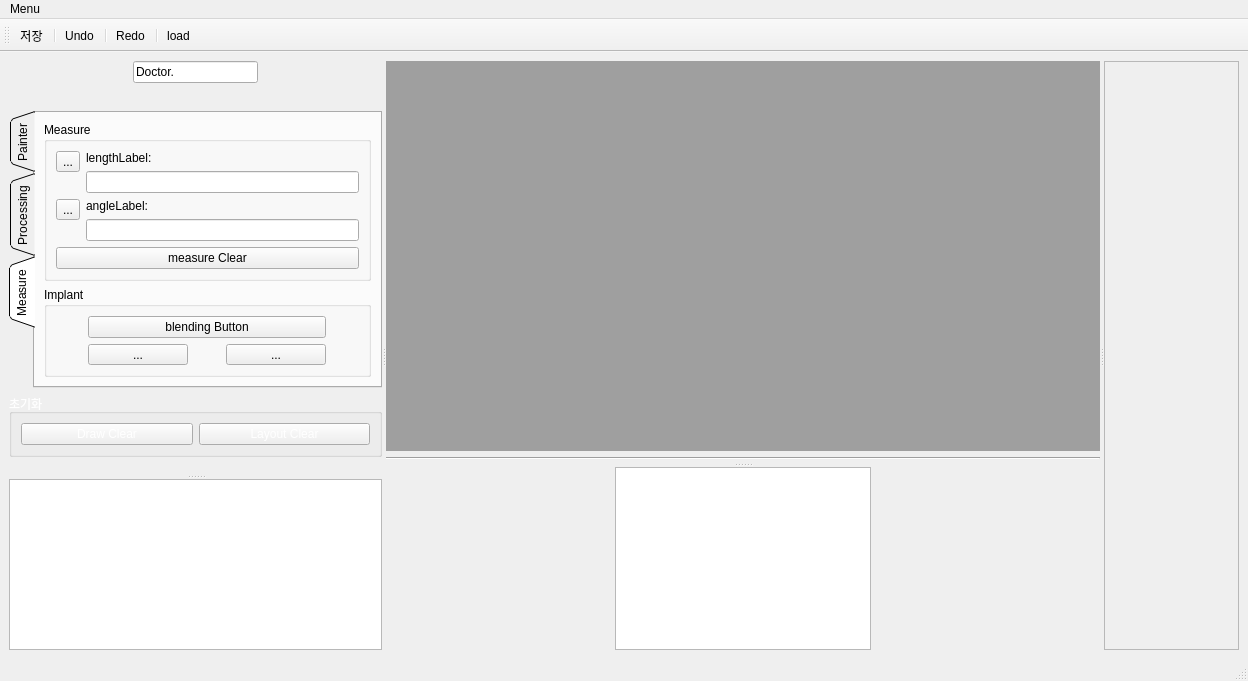
<?xml version="1.0" encoding="UTF-8"?>
<ui version="4.0">
 <class>MainWindow</class>
 <widget class="QMainWindow" name="MainWindow">
  <property name="geometry">
   <rect>
    <x>0</x>
    <y>0</y>
    <width>1248</width>
    <height>681</height>
   </rect>
  </property>
  <property name="windowTitle">
   <string>MainWindow</string>
  </property>
  <property name="styleSheet">
   <string notr="true">QMainWindow {background-color: rgb(32, 56, 100)};

</string>
  </property>
  <widget class="QWidget" name="centralwidget">
   <layout class="QVBoxLayout" name="verticalLayout_2">
    <item>
     <widget class="QSplitter" name="splitter4">
      <property name="orientation">
       <enum>Qt::Horizontal</enum>
      </property>
      <widget class="QSplitter" name="splitter3">
       <property name="orientation">
        <enum>Qt::Horizontal</enum>
       </property>
       <widget class="QSplitter" name="splitter">
        <property name="orientation">
         <enum>Qt::Vertical</enum>
        </property>
        <widget class="QWidget" name="layoutWidget">
         <layout class="QVBoxLayout" name="verticalLayout_8">
          <item>
           <layout class="QVBoxLayout" name="verticalLayout_5">
            <item>
             <layout class="QHBoxLayout" name="horizontalLayout_13">
              <item>
               <spacer name="horizontalSpacer_8">
                <property name="orientation">
                 <enum>Qt::Horizontal</enum>
                </property>
                <property name="sizeHint" stdset="0">
                 <size>
                  <width>40</width>
                  <height>20</height>
                 </size>
                </property>
               </spacer>
              </item>
              <item>
               <widget class="QLineEdit" name="doctorNameLineEdit">
                <property name="text">
                 <string>Doctor.</string>
                </property>
                <property name="readOnly">
                 <bool>true</bool>
                </property>
               </widget>
              </item>
              <item>
               <spacer name="horizontalSpacer_7">
                <property name="orientation">
                 <enum>Qt::Horizontal</enum>
                </property>
                <property name="sizeHint" stdset="0">
                 <size>
                  <width>40</width>
                  <height>20</height>
                 </size>
                </property>
               </spacer>
              </item>
             </layout>
            </item>
            <item>
             <spacer name="verticalSpacer_3">
              <property name="orientation">
               <enum>Qt::Vertical</enum>
              </property>
              <property name="sizeHint" stdset="0">
               <size>
                <width>20</width>
                <height>40</height>
               </size>
              </property>
             </spacer>
            </item>
           </layout>
          </item>
          <item>
           <widget class="QTabWidget" name="tabWidget">
            <property name="tabPosition">
             <enum>QTabWidget::West</enum>
            </property>
            <property name="tabShape">
             <enum>QTabWidget::Triangular</enum>
            </property>
            <property name="currentIndex">
             <number>2</number>
            </property>
            <widget class="QWidget" name="painterTab">
             <attribute name="title">
              <string>Painter</string>
             </attribute>
             <layout class="QVBoxLayout" name="verticalLayout">
              <item>
               <widget class="QGroupBox" name="brushGroupBox">
                <property name="styleSheet">
                 <string notr="true">QGroupBox {color: rgb(255, 255, 255)};</string>
                </property>
                <property name="title">
                 <string>Brush</string>
                </property>
                <layout class="QHBoxLayout" name="horizontalLayout_6">
                 <item>
                  <widget class="QToolButton" name="brushToolButton">
                   <property name="styleSheet">
                    <string notr="true">QToolButton {color: rgb(255, 255, 255)};
</string>
                   </property>
                   <property name="text">
                    <string>Brush</string>
                   </property>
                   <property name="icon">
                    <iconset resource="Image.qrc">
                     <normaloff>:/icon/Image/draw2.png</normaloff>:/icon/Image/draw2.png</iconset>
                   </property>
                  </widget>
                 </item>
                 <item>
                  <widget class="QSpinBox" name="spinBox"/>
                 </item>
                </layout>
               </widget>
              </item>
              <item>
               <widget class="QGroupBox" name="figureGroupBox">
                <property name="styleSheet">
                 <string notr="true">QGroupBox {color: rgb(255, 255, 255)};</string>
                </property>
                <property name="title">
                 <string>Figure</string>
                </property>
                <layout class="QHBoxLayout" name="horizontalLayout_3">
                 <item>
                  <widget class="QToolButton" name="circleToolButton">
                   <property name="minimumSize">
                    <size>
                     <width>0</width>
                     <height>0</height>
                    </size>
                   </property>
                   <property name="text">
                    <string>...</string>
                   </property>
                   <property name="icon">
                    <iconset resource="Image.qrc">
                     <normaloff>:/icon/Image/circle2.png</normaloff>:/icon/Image/circle2.png</iconset>
                   </property>
                   <property name="iconSize">
                    <size>
                     <width>30</width>
                     <height>30</height>
                    </size>
                   </property>
                  </widget>
                 </item>
                 <item>
                  <widget class="QToolButton" name="triangleToolButton">
                   <property name="minimumSize">
                    <size>
                     <width>0</width>
                     <height>0</height>
                    </size>
                   </property>
                   <property name="text">
                    <string>...</string>
                   </property>
                   <property name="icon">
                    <iconset resource="Image.qrc">
                     <normaloff>:/icon/Image/triangle2.png</normaloff>:/icon/Image/triangle2.png</iconset>
                   </property>
                   <property name="iconSize">
                    <size>
                     <width>30</width>
                     <height>30</height>
                    </size>
                   </property>
                  </widget>
                 </item>
                 <item>
                  <widget class="QToolButton" name="rectangleToolButton">
                   <property name="minimumSize">
                    <size>
                     <width>0</width>
                     <height>0</height>
                    </size>
                   </property>
                   <property name="text">
                    <string>...</string>
                   </property>
                   <property name="icon">
                    <iconset resource="Image.qrc">
                     <normaloff>:/icon/Image/rectangle2.png</normaloff>:/icon/Image/rectangle2.png</iconset>
                   </property>
                   <property name="iconSize">
                    <size>
                     <width>30</width>
                     <height>30</height>
                    </size>
                   </property>
                  </widget>
                 </item>
                 <item>
                  <widget class="QToolButton" name="arrowToolButton">
                   <property name="minimumSize">
                    <size>
                     <width>0</width>
                     <height>0</height>
                    </size>
                   </property>
                   <property name="text">
                    <string>...</string>
                   </property>
                   <property name="icon">
                    <iconset resource="Image.qrc">
                     <normaloff>:/icon/Image/arrow3.png</normaloff>:/icon/Image/arrow3.png</iconset>
                   </property>
                   <property name="iconSize">
                    <size>
                     <width>30</width>
                     <height>30</height>
                    </size>
                   </property>
                  </widget>
                 </item>
                </layout>
               </widget>
              </item>
              <item>
               <widget class="QGroupBox" name="colorGroupBox">
                <property name="styleSheet">
                 <string notr="true">QGroupBox {color: rgb(255, 255, 255)};</string>
                </property>
                <property name="title">
                 <string>Color</string>
                </property>
                <layout class="QHBoxLayout" name="horizontalLayout_4">
                 <item>
                  <widget class="QToolButton" name="colorToolButton">
                   <property name="layoutDirection">
                    <enum>Qt::LeftToRight</enum>
                   </property>
                   <property name="text">
                    <string>Color</string>
                   </property>
                   <property name="icon">
                    <iconset resource="Image.qrc">
                     <normaloff>:/icon/Image/color.png</normaloff>:/icon/Image/color.png</iconset>
                   </property>
                   <property name="iconSize">
                    <size>
                     <width>150</width>
                     <height>15</height>
                    </size>
                   </property>
                  </widget>
                 </item>
                </layout>
               </widget>
              </item>
             </layout>
            </widget>
            <widget class="QWidget" name="processingTab">
             <attribute name="title">
              <string>Processing</string>
             </attribute>
             <layout class="QVBoxLayout" name="verticalLayout_4">
              <item>
               <widget class="QGroupBox" name="imageGroupBox">
                <property name="styleSheet">
                 <string notr="true">QGroupBox {color: rgb(255, 255, 255)};</string>
                </property>
                <property name="title">
                 <string>Image</string>
                </property>
                <layout class="QVBoxLayout" name="verticalLayout_3">
                 <item>
                  <layout class="QHBoxLayout" name="horizontalLayout_7">
                   <item>
                    <widget class="QToolButton" name="brightToolButton">
                     <property name="text">
                      <string>...</string>
                     </property>
                     <property name="icon">
                      <iconset resource="Image.qrc">
                       <normaloff>:/icon/Image/bright.png</normaloff>:/icon/Image/bright.png</iconset>
                     </property>
                     <property name="iconSize">
                      <size>
                       <width>30</width>
                       <height>30</height>
                      </size>
                     </property>
                    </widget>
                   </item>
                   <item>
                    <widget class="QToolButton" name="brightnessToolButton">
                     <property name="text">
                      <string>...</string>
                     </property>
                     <property name="icon">
                      <iconset resource="Image.qrc">
                       <normaloff>:/icon/Image/brightness.png</normaloff>:/icon/Image/brightness.png</iconset>
                     </property>
                     <property name="iconSize">
                      <size>
                       <width>30</width>
                       <height>30</height>
                      </size>
                     </property>
                    </widget>
                   </item>
                   <item>
                    <widget class="QToolButton" name="sharpenToolButton">
                     <property name="text">
                      <string>...</string>
                     </property>
                     <property name="icon">
                      <iconset resource="Image.qrc">
                       <normaloff>:/icon/Image/sharpen.png</normaloff>:/icon/Image/sharpen.png</iconset>
                     </property>
                     <property name="iconSize">
                      <size>
                       <width>30</width>
                       <height>30</height>
                      </size>
                     </property>
                    </widget>
                   </item>
                  </layout>
                 </item>
                 <item>
                  <layout class="QHBoxLayout" name="horizontalLayout_9">
                   <item>
                    <widget class="QToolButton" name="contrastToolButton">
                     <property name="text">
                      <string>...</string>
                     </property>
                     <property name="icon">
                      <iconset resource="Image.qrc">
                       <normaloff>:/icon/Image/Contrast.png</normaloff>:/icon/Image/Contrast.png</iconset>
                     </property>
                     <property name="iconSize">
                      <size>
                       <width>30</width>
                       <height>30</height>
                      </size>
                     </property>
                    </widget>
                   </item>
                   <item>
                    <widget class="QToolButton" name="verticalFlipToolButton">
                     <property name="text">
                      <string>...</string>
                     </property>
                     <property name="icon">
                      <iconset resource="Image.qrc">
                       <normaloff>:/icon/Image/vertical flip.png</normaloff>:/icon/Image/vertical flip.png</iconset>
                     </property>
                     <property name="iconSize">
                      <size>
                       <width>30</width>
                       <height>30</height>
                      </size>
                     </property>
                    </widget>
                   </item>
                   <item>
                    <widget class="QToolButton" name="horizontalFlipToolButton">
                     <property name="text">
                      <string>...</string>
                     </property>
                     <property name="icon">
                      <iconset resource="Image.qrc">
                       <normaloff>:/icon/Image/horizontal flip.png</normaloff>:/icon/Image/horizontal flip.png</iconset>
                     </property>
                     <property name="iconSize">
                      <size>
                       <width>30</width>
                       <height>30</height>
                      </size>
                     </property>
                    </widget>
                   </item>
                  </layout>
                 </item>
                 <item>
                  <layout class="QHBoxLayout" name="horizontalLayout_10">
                   <item>
                    <widget class="QToolButton" name="zoomInToolButton">
                     <property name="text">
                      <string>...</string>
                     </property>
                     <property name="icon">
                      <iconset resource="Image.qrc">
                       <normaloff>:/icon/Image/zoom.png</normaloff>:/icon/Image/zoom.png</iconset>
                     </property>
                     <property name="iconSize">
                      <size>
                       <width>30</width>
                       <height>30</height>
                      </size>
                     </property>
                    </widget>
                   </item>
                   <item>
                    <widget class="QToolButton" name="zoomOutToolButton">
                     <property name="text">
                      <string>...</string>
                     </property>
                     <property name="icon">
                      <iconset resource="Image.qrc">
                       <normaloff>:/icon/Image/zoomOut.png</normaloff>:/icon/Image/zoomOut.png</iconset>
                     </property>
                     <property name="iconSize">
                      <size>
                       <width>30</width>
                       <height>30</height>
                      </size>
                     </property>
                    </widget>
                   </item>
                   <item>
                    <widget class="QToolButton" name="panningToolButton">
                     <property name="text">
                      <string>...</string>
                     </property>
                     <property name="icon">
                      <iconset resource="Image.qrc">
                       <normaloff>:/icon/Image/panning.png</normaloff>:/icon/Image/panning.png</iconset>
                     </property>
                     <property name="iconSize">
                      <size>
                       <width>30</width>
                       <height>30</height>
                      </size>
                     </property>
                    </widget>
                   </item>
                  </layout>
                 </item>
                 <item>
                  <layout class="QHBoxLayout" name="horizontalLayout_12">
                   <item>
                    <widget class="QToolButton" name="leftRotateToolButton">
                     <property name="text">
                      <string>...</string>
                     </property>
                     <property name="icon">
                      <iconset resource="Image.qrc">
                       <normaloff>:/icon/Image/rotate_L.png</normaloff>:/icon/Image/rotate_L.png</iconset>
                     </property>
                     <property name="iconSize">
                      <size>
                       <width>30</width>
                       <height>30</height>
                      </size>
                     </property>
                    </widget>
                   </item>
                   <item>
                    <widget class="QToolButton" name="rightRotateToolButton">
                     <property name="text">
                      <string>...</string>
                     </property>
                     <property name="icon">
                      <iconset resource="Image.qrc">
                       <normaloff>:/icon/Image/rotate_R.png</normaloff>:/icon/Image/rotate_R.png</iconset>
                     </property>
                     <property name="iconSize">
                      <size>
                       <width>30</width>
                       <height>30</height>
                      </size>
                     </property>
                    </widget>
                   </item>
                   <item>
                    <widget class="QPushButton" name="imageSizeClearPushButton">
                     <property name="styleSheet">
                      <string notr="true">QPushButton {background-color: rgb(217, 217, 217)};</string>
                     </property>
                     <property name="text">
                      <string>Source
Size</string>
                     </property>
                    </widget>
                   </item>
                  </layout>
                 </item>
                </layout>
               </widget>
              </item>
             </layout>
            </widget>
            <widget class="QWidget" name="measueTab">
             <attribute name="title">
              <string>Measure</string>
             </attribute>
             <layout class="QVBoxLayout" name="verticalLayout_6">
              <item>
               <widget class="QGroupBox" name="measureGroupBox">
                <property name="styleSheet">
                 <string notr="true">QGroupBox {color: rgb(255, 255, 255)};</string>
                </property>
                <property name="title">
                 <string>Measure</string>
                </property>
                <layout class="QVBoxLayout" name="verticalLayout_13">
                 <item>
                  <layout class="QVBoxLayout" name="verticalLayout_12">
                   <item>
                    <layout class="QFormLayout" name="formLayout">
                     <item row="0" column="0">
                      <widget class="QToolButton" name="rulerToolButton">
                       <property name="minimumSize">
                        <size>
                         <width>0</width>
                         <height>0</height>
                        </size>
                       </property>
                       <property name="text">
                        <string>...</string>
                       </property>
                       <property name="icon">
                        <iconset resource="Image.qrc">
                         <normaloff>:/icon/Image/ruler.png</normaloff>:/icon/Image/ruler.png</iconset>
                       </property>
                       <property name="iconSize">
                        <size>
                         <width>30</width>
                         <height>30</height>
                        </size>
                       </property>
                      </widget>
                     </item>
                     <item row="0" column="1">
                      <layout class="QVBoxLayout" name="verticalLayout_9">
                       <item>
                        <widget class="QLabel" name="lengthLabel">
                         <property name="text">
                          <string>lengthLabel:</string>
                         </property>
                        </widget>
                       </item>
                       <item>
                        <widget class="QLineEdit" name="lengthLineEdit"/>
                       </item>
                      </layout>
                     </item>
                    </layout>
                   </item>
                   <item>
                    <layout class="QFormLayout" name="formLayout_2">
                     <item row="0" column="0">
                      <widget class="QToolButton" name="protractorToolButton">
                       <property name="minimumSize">
                        <size>
                         <width>0</width>
                         <height>0</height>
                        </size>
                       </property>
                       <property name="text">
                        <string>...</string>
                       </property>
                       <property name="icon">
                        <iconset resource="Image.qrc">
                         <normaloff>:/icon/Image/progtractor.png</normaloff>:/icon/Image/progtractor.png</iconset>
                       </property>
                       <property name="iconSize">
                        <size>
                         <width>30</width>
                         <height>30</height>
                        </size>
                       </property>
                      </widget>
                     </item>
                     <item row="0" column="1">
                      <layout class="QVBoxLayout" name="verticalLayout_10">
                       <item>
                        <widget class="QLabel" name="angleLabel">
                         <property name="text">
                          <string>angleLabel:</string>
                         </property>
                        </widget>
                       </item>
                       <item>
                        <widget class="QLineEdit" name="angleLineEdit"/>
                       </item>
                      </layout>
                     </item>
                    </layout>
                   </item>
                   <item>
                    <widget class="QPushButton" name="measureClear">
                     <property name="text">
                      <string>measure Clear</string>
                     </property>
                    </widget>
                   </item>
                  </layout>
                 </item>
                </layout>
               </widget>
              </item>
              <item>
               <widget class="QGroupBox" name="implantGroupBox">
                <property name="styleSheet">
                 <string notr="true">QGroupBox {color: rgb(255, 255, 255)};</string>
                </property>
                <property name="title">
                 <string>Implant</string>
                </property>
                <layout class="QGridLayout" name="gridLayout">
                 <item row="0" column="0" colspan="2">
                  <widget class="QPushButton" name="blendingButton">
                   <property name="text">
                    <string>blending Button</string>
                   </property>
                  </widget>
                 </item>
                 <item row="1" column="0">
                  <widget class="QToolButton" name="implantToolButton">
                   <property name="minimumSize">
                    <size>
                     <width>100</width>
                     <height>0</height>
                    </size>
                   </property>
                   <property name="sizeIncrement">
                    <size>
                     <width>0</width>
                     <height>0</height>
                    </size>
                   </property>
                   <property name="text">
                    <string>...</string>
                   </property>
                   <property name="icon">
                    <iconset resource="Image.qrc">
                     <normaloff>:/icon/Image/implant.png</normaloff>:/icon/Image/implant.png</iconset>
                   </property>
                   <property name="iconSize">
                    <size>
                     <width>30</width>
                     <height>30</height>
                    </size>
                   </property>
                  </widget>
                 </item>
                 <item row="1" column="1">
                  <widget class="QToolButton" name="implantToolButton_2">
                   <property name="minimumSize">
                    <size>
                     <width>100</width>
                     <height>0</height>
                    </size>
                   </property>
                   <property name="sizeIncrement">
                    <size>
                     <width>0</width>
                     <height>0</height>
                    </size>
                   </property>
                   <property name="text">
                    <string>...</string>
                   </property>
                   <property name="icon">
                    <iconset resource="Image.qrc">
                     <normaloff>:/icon/Image/implant.png</normaloff>:/icon/Image/implant.png</iconset>
                   </property>
                   <property name="iconSize">
                    <size>
                     <width>30</width>
                     <height>30</height>
                    </size>
                   </property>
                  </widget>
                 </item>
                </layout>
               </widget>
              </item>
             </layout>
            </widget>
           </widget>
          </item>
          <item>
           <layout class="QVBoxLayout" name="verticalLayout_7">
            <item>
             <spacer name="verticalSpacer_4">
              <property name="orientation">
               <enum>Qt::Vertical</enum>
              </property>
              <property name="sizeHint" stdset="0">
               <size>
                <width>20</width>
                <height>15</height>
               </size>
              </property>
             </spacer>
            </item>
            <item>
             <widget class="QGroupBox" name="initializationGroupBox">
              <property name="palette">
               <palette>
                <active>
                 <colorrole role="WindowText">
                  <brush brushstyle="SolidPattern">
                   <color alpha="255">
                    <red>255</red>
                    <green>255</green>
                    <blue>255</blue>
                   </color>
                  </brush>
                 </colorrole>
                 <colorrole role="Text">
                  <brush brushstyle="SolidPattern">
                   <color alpha="255">
                    <red>255</red>
                    <green>255</green>
                    <blue>255</blue>
                   </color>
                  </brush>
                 </colorrole>
                 <colorrole role="ButtonText">
                  <brush brushstyle="SolidPattern">
                   <color alpha="255">
                    <red>255</red>
                    <green>255</green>
                    <blue>255</blue>
                   </color>
                  </brush>
                 </colorrole>
                 <colorrole role="PlaceholderText">
                  <brush brushstyle="SolidPattern">
                   <color alpha="255">
                    <red>255</red>
                    <green>255</green>
                    <blue>255</blue>
                   </color>
                  </brush>
                 </colorrole>
                </active>
                <inactive>
                 <colorrole role="WindowText">
                  <brush brushstyle="SolidPattern">
                   <color alpha="255">
                    <red>255</red>
                    <green>255</green>
                    <blue>255</blue>
                   </color>
                  </brush>
                 </colorrole>
                 <colorrole role="Text">
                  <brush brushstyle="SolidPattern">
                   <color alpha="255">
                    <red>255</red>
                    <green>255</green>
                    <blue>255</blue>
                   </color>
                  </brush>
                 </colorrole>
                 <colorrole role="ButtonText">
                  <brush brushstyle="SolidPattern">
                   <color alpha="255">
                    <red>255</red>
                    <green>255</green>
                    <blue>255</blue>
                   </color>
                  </brush>
                 </colorrole>
                 <colorrole role="PlaceholderText">
                  <brush brushstyle="SolidPattern">
                   <color alpha="255">
                    <red>255</red>
                    <green>255</green>
                    <blue>255</blue>
                   </color>
                  </brush>
                 </colorrole>
                </inactive>
                <disabled>
                 <colorrole role="WindowText">
                  <brush brushstyle="SolidPattern">
                   <color alpha="255">
                    <red>255</red>
                    <green>255</green>
                    <blue>255</blue>
                   </color>
                  </brush>
                 </colorrole>
                 <colorrole role="Text">
                  <brush brushstyle="SolidPattern">
                   <color alpha="255">
                    <red>255</red>
                    <green>255</green>
                    <blue>255</blue>
                   </color>
                  </brush>
                 </colorrole>
                 <colorrole role="ButtonText">
                  <brush brushstyle="SolidPattern">
                   <color alpha="255">
                    <red>255</red>
                    <green>255</green>
                    <blue>255</blue>
                   </color>
                  </brush>
                 </colorrole>
                 <colorrole role="PlaceholderText">
                  <brush brushstyle="SolidPattern">
                   <color alpha="255">
                    <red>255</red>
                    <green>255</green>
                    <blue>255</blue>
                   </color>
                  </brush>
                 </colorrole>
                </disabled>
               </palette>
              </property>
              <property name="autoFillBackground">
               <bool>false</bool>
              </property>
              <property name="styleSheet">
               <string notr="true">QGroupBox {color: rgb(255, 255, 255)};


</string>
              </property>
              <property name="title">
               <string>초기화</string>
              </property>
              <property name="checkable">
               <bool>false</bool>
              </property>
              <layout class="QHBoxLayout" name="horizontalLayout_8">
               <item>
                <widget class="QPushButton" name="drawClearPushButton">
                 <property name="styleSheet">
                  <string notr="true">QPushButton {background-color: rgb(217, 217, 217)};</string>
                 </property>
                 <property name="text">
                  <string>Draw Clear</string>
                 </property>
                </widget>
               </item>
               <item>
                <widget class="QPushButton" name="layoutClearPushButton">
                 <property name="styleSheet">
                  <string notr="true">QPushButton {background-color: rgb(217, 217, 217)};
</string>
                 </property>
                 <property name="text">
                  <string>Layout Clear</string>
                 </property>
                </widget>
               </item>
              </layout>
             </widget>
            </item>
           </layout>
          </item>
          <item>
           <spacer name="verticalSpacer_2">
            <property name="orientation">
             <enum>Qt::Vertical</enum>
            </property>
            <property name="sizeHint" stdset="0">
             <size>
              <width>256</width>
              <height>36</height>
             </size>
            </property>
           </spacer>
          </item>
         </layout>
        </widget>
        <widget class="QTableView" name="patientTableView">
         <property name="editTriggers">
          <set>QAbstractItemView::NoEditTriggers</set>
         </property>
         <property name="alternatingRowColors">
          <bool>true</bool>
         </property>
         <property name="selectionBehavior">
          <enum>QAbstractItemView::SelectRows</enum>
         </property>
         <attribute name="verticalHeaderDefaultSectionSize">
          <number>30</number>
         </attribute>
        </widget>
       </widget>
       <widget class="QSplitter" name="splitter2">
        <property name="orientation">
         <enum>Qt::Vertical</enum>
        </property>
        <widget class="QWidget" name="layoutWidget">
         <layout class="QVBoxLayout" name="verticalLayout_11">
          <item>
           <widget class="QMdiArea" name="mdiArea">
            <property name="styleSheet">
             <string notr="true">QMdiArea {background-color: rgb(32, 56, 100)};
</string>
            </property>
            <property name="viewMode">
             <enum>QMdiArea::TabbedView</enum>
            </property>
           </widget>
          </item>
          <item>
           <widget class="Line" name="line">
            <property name="orientation">
             <enum>Qt::Horizontal</enum>
            </property>
           </widget>
          </item>
          <item>
           <spacer name="verticalSpacer">
            <property name="orientation">
             <enum>Qt::Vertical</enum>
            </property>
            <property name="sizeHint" stdset="0">
             <size>
              <width>522</width>
              <height>13</height>
             </size>
            </property>
           </spacer>
          </item>
         </layout>
        </widget>
        <widget class="QWidget" name="layoutWidget">
         <layout class="QHBoxLayout" name="horizontalLayout_14">
          <item>
           <spacer name="horizontalSpacer_9">
            <property name="orientation">
             <enum>Qt::Horizontal</enum>
            </property>
            <property name="sizeHint" stdset="0">
             <size>
              <width>40</width>
              <height>20</height>
             </size>
            </property>
           </spacer>
          </item>
          <item>
           <widget class="QListWidget" name="listWidget"/>
          </item>
          <item>
           <spacer name="horizontalSpacer_10">
            <property name="orientation">
             <enum>Qt::Horizontal</enum>
            </property>
            <property name="sizeHint" stdset="0">
             <size>
              <width>40</width>
              <height>20</height>
             </size>
            </property>
           </spacer>
          </item>
         </layout>
        </widget>
       </widget>
      </widget>
      <widget class="QFrame" name="frame">
       <property name="maximumSize">
        <size>
         <width>16777215</width>
         <height>16777215</height>
        </size>
       </property>
       <property name="frameShape">
        <enum>QFrame::StyledPanel</enum>
       </property>
       <property name="frameShadow">
        <enum>QFrame::Raised</enum>
       </property>
      </widget>
     </widget>
    </item>
   </layout>
  </widget>
  <widget class="QMenuBar" name="menubar">
   <property name="geometry">
    <rect>
     <x>0</x>
     <y>0</y>
     <width>1248</width>
     <height>26</height>
    </rect>
   </property>
   <widget class="QMenu" name="menuMenu">
    <property name="title">
     <string>Menu</string>
    </property>
   </widget>
   <addaction name="menuMenu"/>
  </widget>
  <widget class="QStatusBar" name="statusbar"/>
  <widget class="QToolBar" name="toolBar">
   <property name="windowTitle">
    <string>toolBar</string>
   </property>
   <attribute name="toolBarArea">
    <enum>TopToolBarArea</enum>
   </attribute>
   <attribute name="toolBarBreak">
    <bool>false</bool>
   </attribute>
   <addaction name="actionSave"/>
   <addaction name="separator"/>
   <addaction name="actionUndo"/>
   <addaction name="separator"/>
   <addaction name="actionRedo"/>
   <addaction name="separator"/>
   <addaction name="actionload"/>
  </widget>
  <action name="actionSave">
   <property name="text">
    <string>저장</string>
   </property>
  </action>
  <action name="actionRedo">
   <property name="text">
    <string>Redo</string>
   </property>
  </action>
  <action name="actionUndo">
   <property name="text">
    <string>Undo</string>
   </property>
  </action>
  <action name="actionload">
   <property name="text">
    <string>load</string>
   </property>
  </action>
 </widget>
 <resources>
  <include location="Image.qrc"/>
 </resources>
 <connections/>
</ui>
